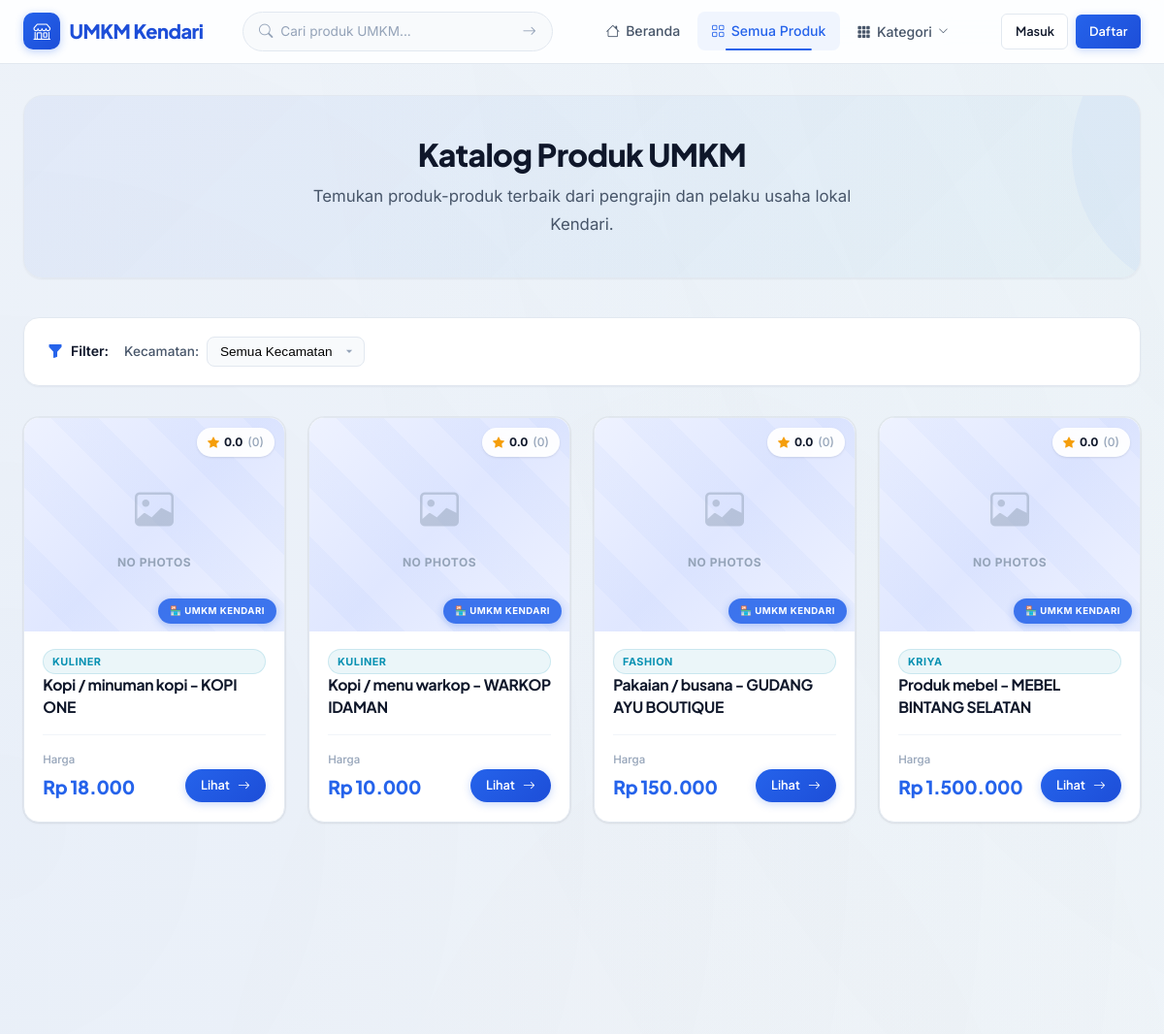
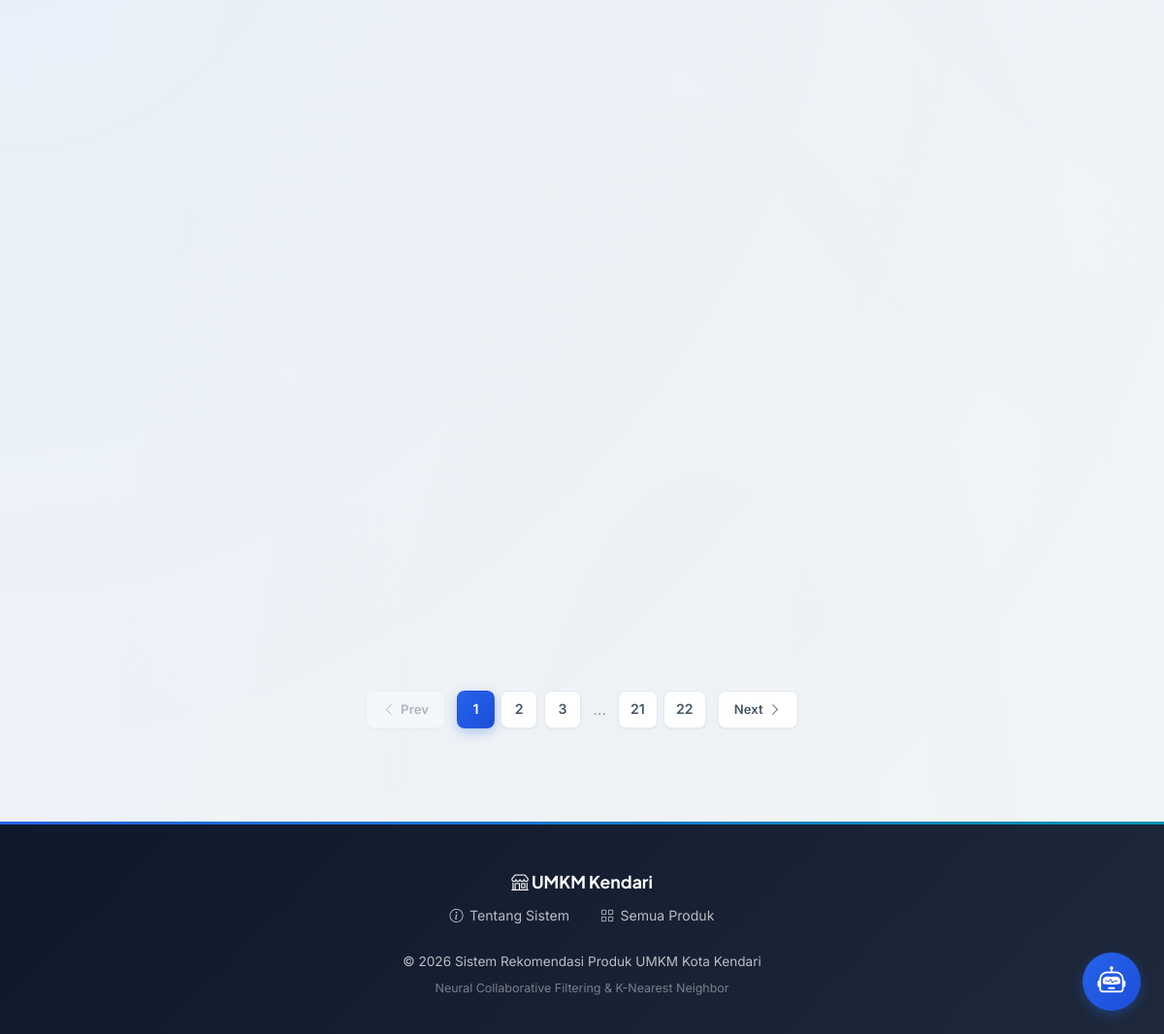
/produk, run on an earlier commit of the app's database (2 pictures, top to bottom).
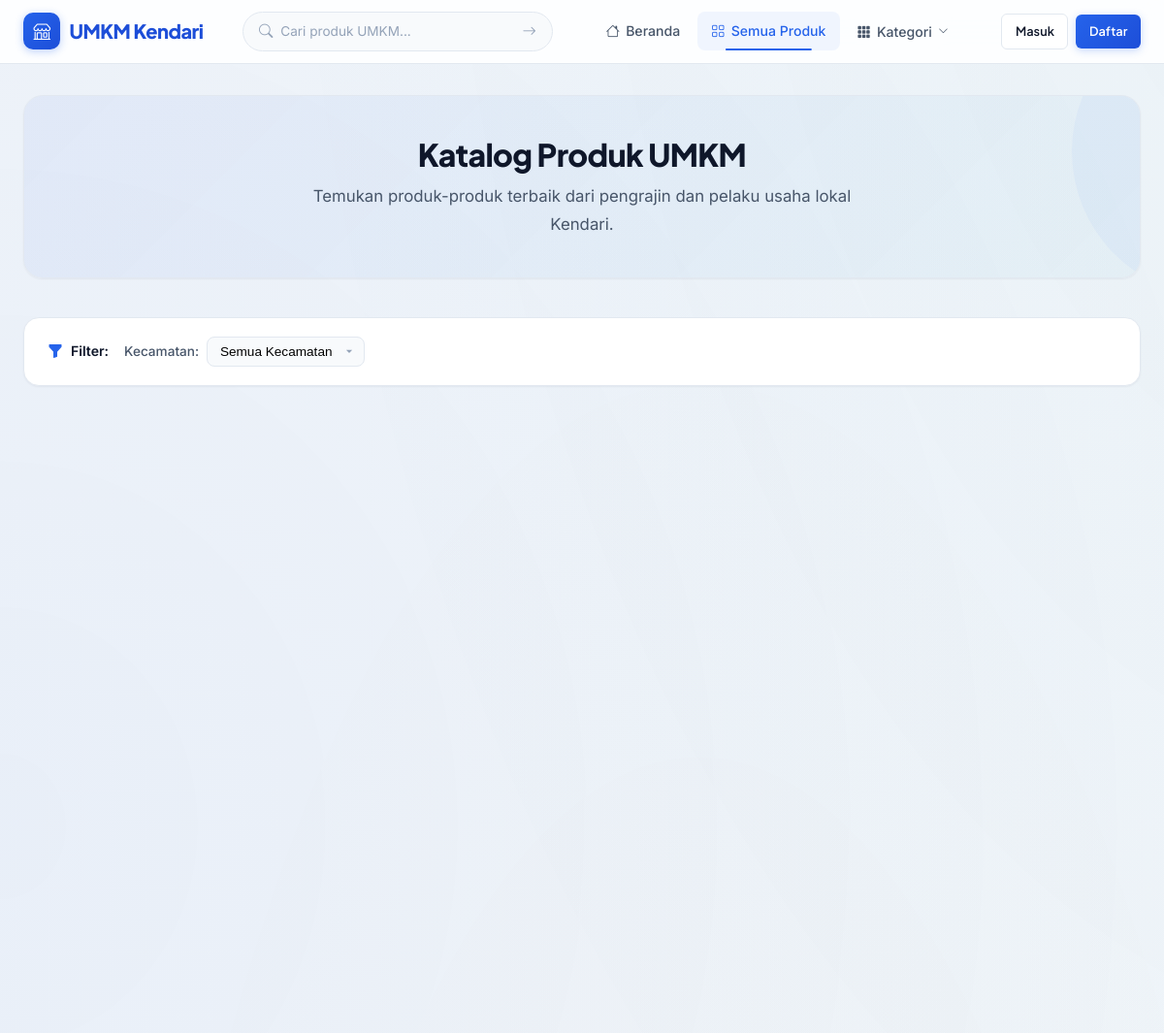
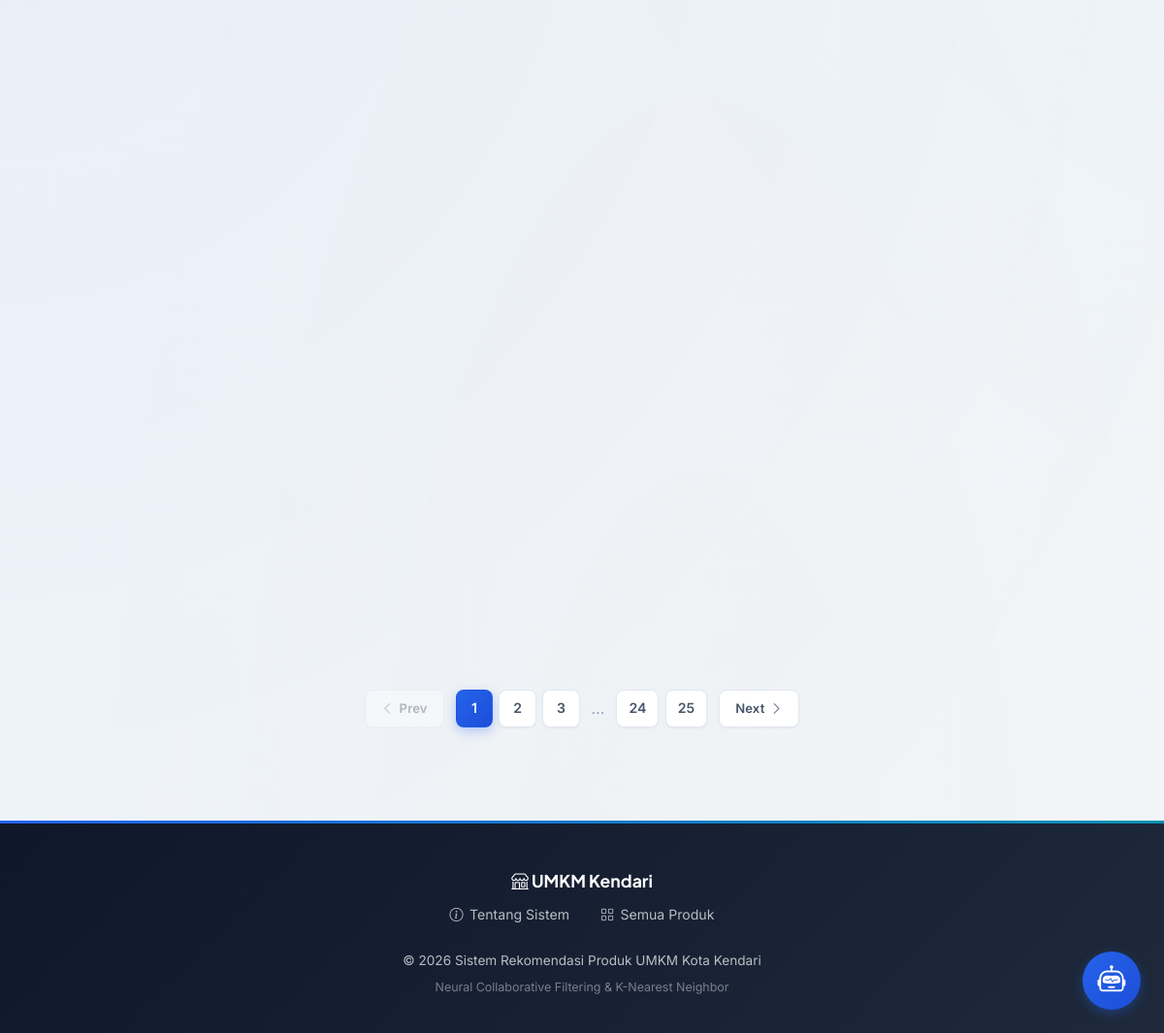
And on a later commit of the database (2 pictures, top to bottom).
### tables this page shows
CREATE TABLE produk (
            id INTEGER PRIMARY KEY AUTOINCREMENT,
            nama TEXT NOT NULL,
            deskripsi TEXT DEFAULT '',
            harga REAL NOT NULL DEFAULT 0,
            stok INTEGER NOT NULL DEFAULT 0,
            gambar TEXT DEFAULT 'default.jpg',
            kategori_id INTEGER,
            seller_id INTEGER NOT NULL,
            created_at TIMESTAMP DEFAULT CURRENT_TIMESTAMP, tersedia INTEGER NOT NULL DEFAULT 1, kecamatan TEXT DEFAULT 'Kendari',
            FOREIGN KEY (kategori_id) REFERENCES kategori(id) ON DELETE SET NULL,
            FOREIGN KEY (seller_id) REFERENCES users(id) ON DELETE CASCADE
        );

### routes/main.py (the view)
@main_bp.route('/produk')
def list_produk():
    kecamatan = request.args.get('kecamatan', '')
    kategori_id = request.args.get('kategori', type=int)
    page = request.args.get('page', 1, type=int)
    per_page = 12
    if kecamatan:
        all_produk = Produk.get_by_kecamatan(kecamatan)
    elif kategori_id:
        all_produk = Produk.get_by_kategori(kategori_id)
    else:
        all_produk = Produk.get_all()
    total = len(all_produk)
    total_pages = max(1, (total + per_page - 1) // per_page)
    page = min(page, total_pages)
    start = (page - 1) * per_page
    produk_list = all_produk[start:start + per_page]
    kategori_list = Kategori.get_all()
    kecamatan_list = Produk.get_kecamatan_list()
    return render_template('produk/list.html',
                           produk_list=produk_list,
                           kategori_list=kategori_list,
                           kecamatan_list=kecamatan_list,
                           selected_kecamatan=kecamatan,
                           page=page,
                           total_pages=total_pages,
                           total=total)

### models/database.py (called while the page is built)
def get_db():
    from flask import g
    if 'db' not in g:
        g.db = sqlite3.connect(DATABASE)
        g.db.row_factory = sqlite3.Row
        g.db.execute("PRAGMA foreign_keys = ON")
    return g.db

### models/kategori.py (called while the page is built)
    @staticmethod
    def get_all():
        db = get_db()
        rows = db.execute('SELECT * FROM kategori ORDER BY nama').fetchall()
        return [Kategori(**dict(row)) for row in rows]

### models/produk.py (called while the page is built)
    @staticmethod
    def _base_query():
        return '''
            SELECT p.*,
                   k.nama as kategori_nama,
                   u.nama_lengkap as seller_nama,
                   u.no_telepon as seller_no_telepon,
                   COALESCE(AVG(r.score), 0) as avg_rating,
                   COUNT(r.id) as total_rating
            FROM produk p
            LEFT JOIN kategori k ON p.kategori_id = k.id
            LEFT JOIN users u ON p.seller_id = u.id
            LEFT JOIN ratings r ON p.id = r.produk_id
        '''

    @staticmethod
    def get_kecamatan_list():
        db = get_db()
        rows = db.execute('SELECT DISTINCT kecamatan FROM produk ORDER BY kecamatan').fetchall()
        return [row['kecamatan'] for row in rows]

### templates/produk/list.html (shortened to what the changed rows need)
{% extends "base.html" %}
{% block content %}
<div class="container" style="padding-top: 2rem;">
    <div class="page-hero">
        {% if search_keyword %}
        <div class="page-hero-icon">
            <i class="bi bi-search"></i>
        </div>
        <h1>
            Hasil Pencarian: "<span style="color:var(--primary);">{{ search_keyword }}</span>"
        </h1>
        <p>Ditemukan <strong>{{ total }}</strong> produk UMKM yang sesuai dengan pencarian Anda.</p>
        {% else %}
        <h1>Katalog Produk UMKM</h1>
        {% endif %}
    </div>
    {% if produk_list %}
    <div class="product-grid">
        {% for produk in produk_list %}
        <div class="product-card" style="display: flex; flex-direction: column; height: 100%;">
            <div class="card-image" style="height: 220px; position: relative;">
                <a href="{{ url_for('main.detail_produk', produk_id=produk.id) }}" class="product-image-wrapper">
                    <div class="no-photo-placeholder" style="display: none; position: absolute; top: 0; left: 0; right: 0; bottom: 0;">
                        <i class="bi bi-image"></i>
                        <span>No Photos</span>
                    </div>
                </a>
                <div class="rating-badge">
                    <i class="bi bi-star-fill"></i> {{ "{:.1f}".format(produk.avg_rating) }} <span style="color: var(--text-muted); font-weight: 500;">({{ produk.total_rating }})</span>
                </div>
            </div>
            <div class="card-body" style="flex: 1; display: flex; flex-direction: column;">
                <div class="card-category">
                    {{ produk.kategori_nama or 'Umum' }}
                </div>
                <h3 class="card-title" style="min-height: 2.8rem; margin-bottom: auto;">
                    <a href="{{ url_for('main.detail_produk', produk_id=produk.id) }}">{{ produk.nama }}</a>
                </h3>
                <div class="card-footer-bar">
                    <div>
                        <div class="card-price-label">Harga</div>
                        <div class="card-price-value">Rp {{ "{:,.0f}".format(produk.harga).replace(',', '.') }}</div>
                    </div>
                    <a href="{{ url_for('main.detail_produk', produk_id=produk.id) }}" class="btn btn-primary btn-sm" style="border-radius: var(--radius-full); padding: 0.4rem 1rem;">
                        Lihat <i class="bi bi-arrow-right"></i>
                    </a>
                </div>
            </div>
        </div>
        {% endfor %}
    </div>
    {% if total_pages is defined and total_pages > 1 %}
    {% set qs_parts = [] %}
    {% if search_keyword %}{% set _ = qs_parts.append('q=' ~ search_keyword) %}{% endif %}
    {% if request.args.get('kategori') %}{% set _ = qs_parts.append('kategori=' ~ request.args.get('kategori')) %}{% endif %}
    {% if request.args.get('kecamatan') %}{% set _ = qs_parts.append('kecamatan=' ~ request.args.get('kecamatan')) %}{% endif %}
    {% set base_qs = qs_parts | join('&') %}
    {% set sep = '&' if base_qs else '' %}
    <div class="pagination-wrapper">
        <div class="page-numbers">
            {% for p in range(1, total_pages + 1) %}
                {% if p == page %}
                <span class="page-btn active">{{ p }}</span>
                {% elif p <= 2 or p > total_pages - 2 or (p >= page - 2 and p <= page + 2) %}
                <a href="?{{ base_qs }}{{ sep }}page={{ p }}" class="page-btn">{{ p }}</a>
                {% elif p == 3 or p == total_pages - 2 %}
                <span class="page-ellipsis">…</span>
                {% endif %}
            {% endfor %}
        </div>
    </div>
    {% endif %}
    {% endif %}
</div>
{% endblock %}

What changed in the data, as far as the page shows it:
no longer on this page (row edited): produk: avg_rating "0.0", total_rating "0", kategori_nama "KULINER", nama "Kopi / minuman kopi - KOPI ONE", harga "18.000"
no longer on this page (row edited): produk: avg_rating "0.0", total_rating "0", kategori_nama "KULINER", nama "Kopi / menu warkop - WARKOP IDAMAN", harga "10.000"
no longer on this page (row edited): produk: avg_rating "0.0", total_rating "0", kategori_nama "FASHION", nama "Pakaian / busana - GUDANG AYU BOUTIQUE", harga "150.000"
no longer on this page (row edited): produk: avg_rating "0.0", total_rating "0", kategori_nama "KRIYA", nama "Produk mebel - MEBEL BINTANG SELATAN", harga "1.500.000"
Also different on the page:
new list line: "24"
new list line: "25"
list line gone: "21"
list line gone: "22"
